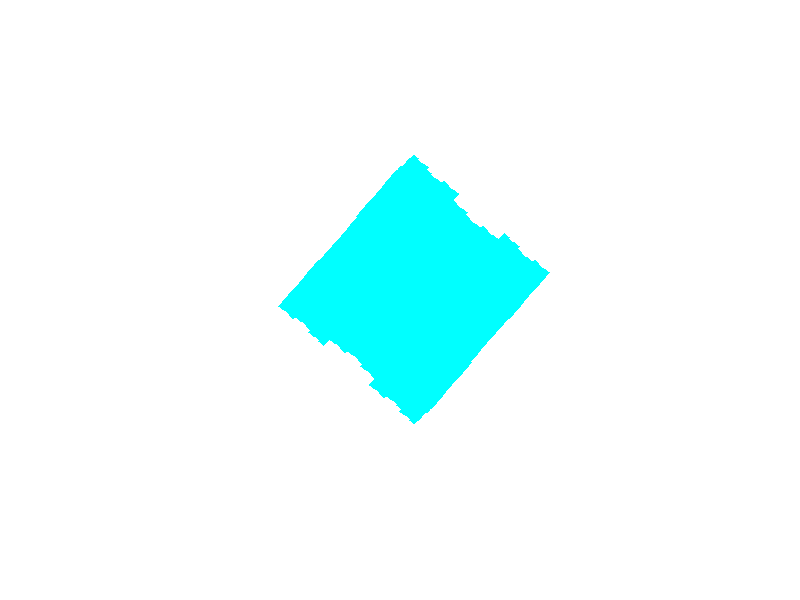

This chart was generated by the following MATLAB code: (Note: this script raises an error after producing the figure.)
function [V, T] = Koch_snowflake_3D(nb_it, printable_ready, option_display)
%% Koch_snowflake_3D : function to compute, display, and save 
% a 3D Koch snowflake at any iteration / depth level.
%
% Author & support : nicolas.douillet (at) free.fr, 2019-2020.
%
%
% Syntax
%
% Koch_snowflake_3D(nb_it);
% Koch_snowflake_3D(nb_it, printable_ready);
% Koch_snowflake_3D(nb_it, printable_ready, option_display);
% [V, T] = Koch_snowflake_3D(nb_it, printable_ready, option_display);
%
%
% Description
%
% Koch_snowflake_3D(nb_it) computes and displays nb_it
% 3D_Koch snowflake included in the unitary sphere.
%
% Koch_snowflake_3D(nb_it, printable_ready) prevents from
% creating non manifold edges when printable_ready is set to *true /
% logical 1, and remove duplicated vertices and faces when it is set to
% false / logical 0. In this latter case, the model is lighter (less
% vertices, less faces), but at the cost of non manifoldness.
%
% Koch_snowflake_3D(nb_it, printable_ready, option_display) displays it when
% option_display is set to logical *true/1 (default), and doesn't
% when it is set to  logical false/0.
%
% [V, T] = Koch_snowflake_3D(nb_it, printable_ready, option_display) saves the resulting
% vertex coordinates in the array V, and the triangulation in the array T.
%
%
% Input arguments
%
% - nb_it : positive integer scalar double, the number of iterations / depth level.
%
% - printable_ready : either logical, true/*false or numeric 1/*0.
%
% - option_display : either logical, *true/false or numeric *1/0.
%
%
% Output arguments
%
%       [ |  |  |]
% - V = [Vx Vy Vz], real matrix double, the vertex coordinates. Size(V) = [nb_vertices,3].
%       [ |  |  |]
%
%       [ |  |  |]
% - T = [T1 T2 T3], positive integer matrix double, the triangulation. Size(T) = [nb_triangles,3].
%       [ |  |  |]
%
%
% Example #1
%
% Compute and display the 3D Koch snowflake at iteration 1, with minimum vertex and face numbers
% 
% Koch_snowflake_3D(1);
%
%
% Example #2
%
% Compute and save the 3D Koch snowflake at iteration 2, 3D printable ready, no display
%
% [V,T] = Koch_snowflake_3D(2,true,false);


%% Inputs parsing
assert(nargin < 4,'Too many input arguments.');

if ~nargin
    nb_it = 3;
    printable_ready = false;
    option_display = true;
elseif nargin > 0
    assert(isnumeric(nb_it) && nb_it == floor(nb_it) && nb_it >= 0,'nb_it parameter value must be numeric positive or null integer.');
    if nargin > 1
        assert(islogical(printable_ready) || isnumeric(printable_ready),'printable_ready parameter type must be either logical or numeric.');
        if nargin > 2
            assert(islogical(option_display) || isnumeric(option_display),'option_display parameter type must be either logical or numeric.');
        else
            option_display = true;
        end
    else
        printable_ready = false;
        option_display = true;
    end
end

warning('on');
if option_display && nb_it > 3
    warning('%s triangles to display ! Make sure your graphic card has enough memory.',num2str(24*12^nb_it))    
end
warning('off');


%% Body
% Summits of original tetrahedron (living in S(O,1))
V1 = [2*sqrt(2)/3 0 -1/3];
V2 = [-sqrt(2)/3 sqrt(6)/3 -1/3];
V3 = [-sqrt(2)/3 -sqrt(6)/3 -1/3];
V4 = [0 0 1];

Tetra = tetra(V1,V2,V3,V4);
Tetra_array = Tetra;

Triangle = triangle(V1,V2,V3);
Triangle_array = Triangle;

new_Triangle_array = repmat(Triangle_array,[1 1 6]);

% Build stellated octahedron and split into triangles -24 in total- and return the triangles structure array
T_current = Tetra_array;

[V_new,F_new] = split_tetra(T_current);

% Create new tetrahedrons
for m = 1:size(F_new,1)
    
    new_triangle = triangle(V_new(F_new(m,1),:),V_new(F_new(m,2),:),V_new(F_new(m,3),:));    
    new_Triangle_array(:,:,m) = new_triangle;
    
end

Triangle_array = new_Triangle_array; % 33 = 3 x 11 triangles

% Loop on nb_it
p = 0;

while p ~= nb_it
    
    new_Triangle_array = repmat(Triangle_array,[1 1 11]);       
    
    for j = 1:size(Triangle_array,3)
        
        T_current = Triangle_array(:,:,j);        
        [V_new,F_new] = split_triangle(T_current);
        
        for m = 1:size(F_new,1)
            
            new_triangle = triangle(V_new(F_new(m,1),:),V_new(F_new(m,2),:),V_new(F_new(m,3),:));            
            new_Triangle_array(:,:,11*(j-1)+m) = new_triangle;
            
        end                
        
    end
    
    Triangle_array = new_Triangle_array;    
    
    p = p+1;
    
end

% Triangles set concatenation
[V,T] = catriangles(Triangle_array);

if ~printable_ready
    
    % Remove duplicated vertices
    [V,T] = remove_duplicated_vertices(V,T);
    
    % Remove duplicated triangles
    T = unique(sort(T,2),'rows','stable');
    
end

% Display
if option_display
    
    cmap = [0 1 1];
    disp_koch_snowflake(V,T,cmap);
    
end


end % Koch_snowflake_3D


%% triangle structure computation subfunction
function [T] = triangle(V1, V2, V3)
%
% V1, V2, V3 : line vectors of triangle three vertices coordinates
%
% Vn = [Vxn Vyn Vzn]
%
% G = [Gx Gy Gz]

F = [1 2 3]; % summit / top first, then trigonometric order 

% triangle barycentre
G = mean([V1; V2; V3], 1);

T = struct('vertex', [V1; V2; V3], ...
           'centre', G, ...
           'facet', F);
       
end


%% tetrahedron structure computation subfunction
function [T] = tetra(V1, V2, V3, V4)
%
% V1, V2, V3, V4 : line vectors of tetrahedron four vertices coordinates
%
% Vn = [Vxn Vyn Vzn]
%
% G = [Gx Gy Gz]

F1 = [1 2 3];
F2 = [1 3 4];
F3 = [1 4 2];
F4 = [2 4 3];

% tetrahedron barycentre
G = mean([V1; V2; V3; V4], 1);

T = struct('vertex', [V1; V2; V3; V4], ...
           'centre', G, ...
           'facet', [F1; F2; F3; F4]);
       
end


%% Split triangle subfunction
function [V_new, F_new] = split_triangle(T)
%
% Input
%
% T : triangle
%
% Outputs
%
% V_new : The 11 vertices -coordinates- (8 new + 3 old)
% F_new : 11 indices line triplets of the 11 newly created facets


one_third = 1/3;
two_third = 2/3;

% Compute middles coordinates
P_121 = two_third * T.vertex(1,:) + one_third * T.vertex(2,:);
P_122 = one_third * T.vertex(1,:) + two_third * T.vertex(2,:);
P_131 = two_third * T.vertex(1,:) + one_third * T.vertex(3,:);
P_132 = one_third * T.vertex(1,:) + two_third * T.vertex(3,:);
P_231 = two_third * T.vertex(2,:) + one_third * T.vertex(3,:);
P_232 = one_third * T.vertex(2,:) + two_third * T.vertex(3,:);
P_123 = one_third * (T.vertex(1,:) + T.vertex(2,:) + T.vertex(3,:));

New_summit = compute_new_triangle_summit_coordinates(P_121, P_123, P_131);

V_new = [T.vertex(1,:); T.vertex(2,:); T.vertex(3,:); % already existing vertices
         P_121; P_122; P_131; P_132; P_231; P_232; P_123; New_summit]; % new vertices

% 11 = 9 - 1 + 3 new facets
% Sorted by top vertex first

F_new = [1 4 6;
         5 10 4;
         7 6 10;
         5 2 8;
         7 9 3;
         10 8 9;
         8 10 5;
         9 7 10;
         11 4 10;
         11 10 6;
         11 6 4];
 
% triangle / facet subdivision diagram
% New_summit is not visible here
% New_summit if the top of the tetrahedron which base is : [121 123 131]
%     
%                  1
%                /   \
%               /     \
%              /       \
%           121 _______ 131
%            /  \     /  \
%           /    \   /    \
%          /      \ /      \
%       122  ____ 123 _____ 132
%        / \      / \      / \
%       /   \    /   \    /   \
%      /     \  /     \  /     \
%     2 ____ 231 ____ 232 _____ 3

end


%% Split tetrahedron subfunction
function [V_new, F_new] = split_tetra(T)
%
% Input
%
% T : tetrahedron structure
%
% Outputs
%
% N : The six newly created vertices -coordinates-
% I : Four index line triplets of the four newly created facets
% P : The four previous vertices -coordinates-


% Compute middles coordinates
M_12 = 0.5 * (T.vertex(1,:) + T.vertex(2,:));
M_13 = 0.5 * (T.vertex(1,:) + T.vertex(3,:));
M_14 = 0.5 * (T.vertex(1,:) + T.vertex(4,:));
M_23 = 0.5 * (T.vertex(2,:) + T.vertex(3,:));
M_24 = 0.5 * (T.vertex(2,:) + T.vertex(4,:));
M_34 = 0.5 * (T.vertex(3,:) + T.vertex(4,:));

S_586 =  compute_new_triangle_summit_coordinates(M_12, M_23, M_13);
S_579 =  compute_new_triangle_summit_coordinates(M_12, M_14, M_24);
S_6107 = compute_new_triangle_summit_coordinates(M_13, M_34, M_14);
S_8910 = compute_new_triangle_summit_coordinates(M_23, M_24, M_34);

V_new = [T.vertex(1,:); T.vertex(2,:); T.vertex(3,:); T.vertex(4,:); % already existing vertices
         M_12; M_13; M_14; M_23; M_24; M_34; % new vertices
         S_586; S_579; S_6107; S_8910]; % new summits

% 12 = 4x3 new facets
% Sorted by trigo order per line

F_new = [11 5 8;
         11 8 6;
         11 6 5;...
         
         12 5 7;
         12 7 9;
         12 9 5;...
         
         13 6 10;
         13 10 7;
         13 7 6;...
         
         14 8 9;
         14 9 10;
         14 10 8;...
         
         1 5 6;
         1 6 7;
         1 7 5;...
         
         2 5 9;
         2 9 8;
         2 8 5;...
         
         3 6 8;
         3 8 10;
         3 10 6;...
                          
         4 7 10;
         4 10 9;
         4 9 7];
      
     
end


%% Compute new triangle summit coordinates subfunction
function [S] = compute_new_triangle_summit_coordinates(M, N, P)
%
% Input
%
% M = [Mx My Mz]
% N = [Nx Ny Nz]
% P = [Px Py Pz]
%
% in trigonometric / counter clockwise order
%
% Output
%
% S = [Sx Sy Sz] : new tetrahedron summit


a = norm(N-M);   % edge length
h = a*sqrt(2/3); % tetrahedron height

cross_prod = cross(P-N, M-N);
norm_cross_prod = cross_prod / norm(cross_prod);

S = mean([M; N; P], 1) - h * norm_cross_prod;

end


%% Triangles concatenation subfunction
function [V_array, T_array] = catriangles(Triangle_array)

S = size(Triangle_array,3);
V_array = zeros(3*S,3);
T_array = zeros(S,3);

for k = 1:S
    
    for i = 1:size(Triangle_array(:,:,k).vertex,1)
        
        V_array(3*(k-1)+i,:) = Triangle_array(:,:,k).vertex(i,:);
        
    end        
        
        a = Triangle_array(:,:,k).facet(1,1) + 3*(k-1);
        b = Triangle_array(:,:,k).facet(1,2) + 3*(k-1);
        c = Triangle_array(:,:,k).facet(1,3) + 3*(k-1);        
        
        T = [a b c];
        
        T_array(k,:) = T;
    
end

end


%% Display subfunction
function [] = disp_koch_snowflake(V, T, cmap)
%
% Input
%
% Triangle_array : Triangle array following dim 3

figure;
set(gcf,'Color',[0 0 0]), set(gca,'Color',[0 0 0]);
trisurf(T,V(:,1),V(:,2),V(:,3),'EdgeColor',cmap), shading interp, hold on;
colormap(cmap);
axis square, axis equal, axis tight, axis off;
grid off;
ax = gca;
ax.Clipping = 'off';
camlight left;
view(-90,19);

end


%% Remove duplicated vertices subfunction
function [V_out, T_out] = remove_duplicated_vertices(V_in, T_in)
tol = 1e4*eps;
[V_out,~,n] = uniquetol(V_in,tol,'ByRows',true);
T_out = n(T_in);
end % remove_duplicated_vertices